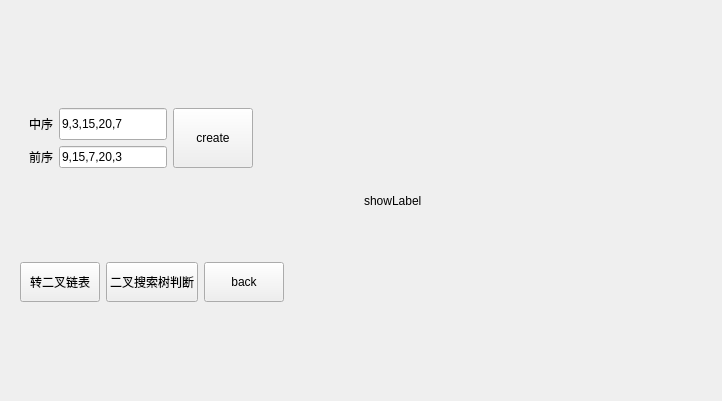
<?xml version="1.0" encoding="UTF-8"?>
<ui version="4.0">
 <class>BstWidget</class>
 <widget class="QWidget" name="BstWidget">
  <property name="geometry">
   <rect>
    <x>0</x>
    <y>0</y>
    <width>722</width>
    <height>401</height>
   </rect>
  </property>
  <property name="windowTitle">
   <string>Form</string>
  </property>
  <layout class="QGridLayout" name="gridLayout_2">
   <item row="0" column="2">
    <widget class="QLabel" name="showLabel">
     <property name="minimumSize">
      <size>
       <width>300</width>
       <height>200</height>
      </size>
     </property>
     <property name="text">
      <string>showLabel</string>
     </property>
    </widget>
   </item>
   <item row="0" column="1">
    <widget class="QWidget" name="widget_2" native="true">
     <layout class="QGridLayout" name="gridLayout_3">
      <item row="1" column="0">
       <widget class="MyPushButton" name="pushButton_3">
        <property name="sizePolicy">
         <sizepolicy hsizetype="Fixed" vsizetype="Fixed">
          <horstretch>0</horstretch>
          <verstretch>0</verstretch>
         </sizepolicy>
        </property>
        <property name="minimumSize">
         <size>
          <width>0</width>
          <height>40</height>
         </size>
        </property>
        <property name="text">
         <string>转二叉链表</string>
        </property>
       </widget>
      </item>
      <item row="0" column="0" colspan="4">
       <widget class="QWidget" name="widget" native="true">
        <property name="sizePolicy">
         <sizepolicy hsizetype="Maximum" vsizetype="Maximum">
          <horstretch>0</horstretch>
          <verstretch>0</verstretch>
         </sizepolicy>
        </property>
        <layout class="QGridLayout" name="gridLayout">
         <item row="1" column="0">
          <widget class="QLabel" name="label_2">
           <property name="text">
            <string>前序</string>
           </property>
          </widget>
         </item>
         <item row="0" column="0">
          <widget class="QLabel" name="label">
           <property name="text">
            <string>中序</string>
           </property>
          </widget>
         </item>
         <item row="1" column="1">
          <widget class="QLineEdit" name="lineEdit_2">
           <property name="sizePolicy">
            <sizepolicy hsizetype="Minimum" vsizetype="Fixed">
             <horstretch>0</horstretch>
             <verstretch>0</verstretch>
            </sizepolicy>
           </property>
           <property name="text">
            <string>9,15,7,20,3 </string>
           </property>
          </widget>
         </item>
         <item row="0" column="1">
          <widget class="QLineEdit" name="lineEdit">
           <property name="sizePolicy">
            <sizepolicy hsizetype="Minimum" vsizetype="Minimum">
             <horstretch>0</horstretch>
             <verstretch>0</verstretch>
            </sizepolicy>
           </property>
           <property name="text">
            <string>9,3,15,20,7 </string>
           </property>
          </widget>
         </item>
         <item row="0" column="2" rowspan="2">
          <widget class="MyPushButton" name="pushButton">
           <property name="sizePolicy">
            <sizepolicy hsizetype="Fixed" vsizetype="Fixed">
             <horstretch>0</horstretch>
             <verstretch>0</verstretch>
            </sizepolicy>
           </property>
           <property name="minimumSize">
            <size>
             <width>0</width>
             <height>60</height>
            </size>
           </property>
           <property name="text">
            <string>create</string>
           </property>
          </widget>
         </item>
        </layout>
       </widget>
      </item>
      <item row="1" column="1">
       <widget class="MyPushButton" name="pushButton_2">
        <property name="sizePolicy">
         <sizepolicy hsizetype="Fixed" vsizetype="Fixed">
          <horstretch>0</horstretch>
          <verstretch>0</verstretch>
         </sizepolicy>
        </property>
        <property name="minimumSize">
         <size>
          <width>0</width>
          <height>40</height>
         </size>
        </property>
        <property name="text">
         <string>二叉搜索树判断</string>
        </property>
       </widget>
      </item>
      <item row="1" column="2">
       <widget class="MyPushButton" name="pushButton_4">
        <property name="minimumSize">
         <size>
          <width>0</width>
          <height>40</height>
         </size>
        </property>
        <property name="text">
         <string>back</string>
        </property>
       </widget>
      </item>
     </layout>
    </widget>
   </item>
  </layout>
 </widget>
 <customwidgets>
  <customwidget>
   <class>MyPushButton</class>
   <extends>QPushButton</extends>
   <header>mypushbutton.h</header>
  </customwidget>
 </customwidgets>
 <resources/>
 <connections/>
</ui>
